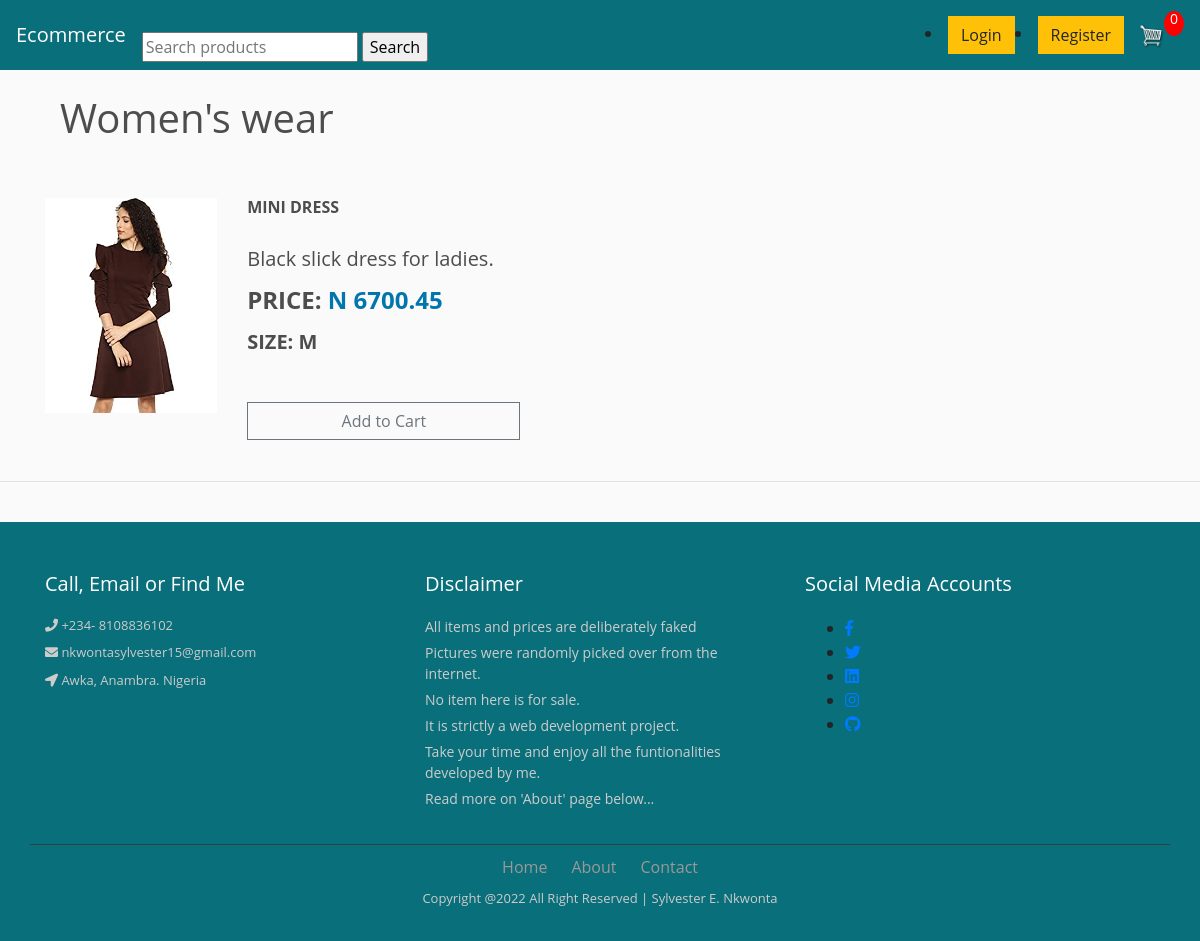
The app's page /category/womens-wear/, older data.
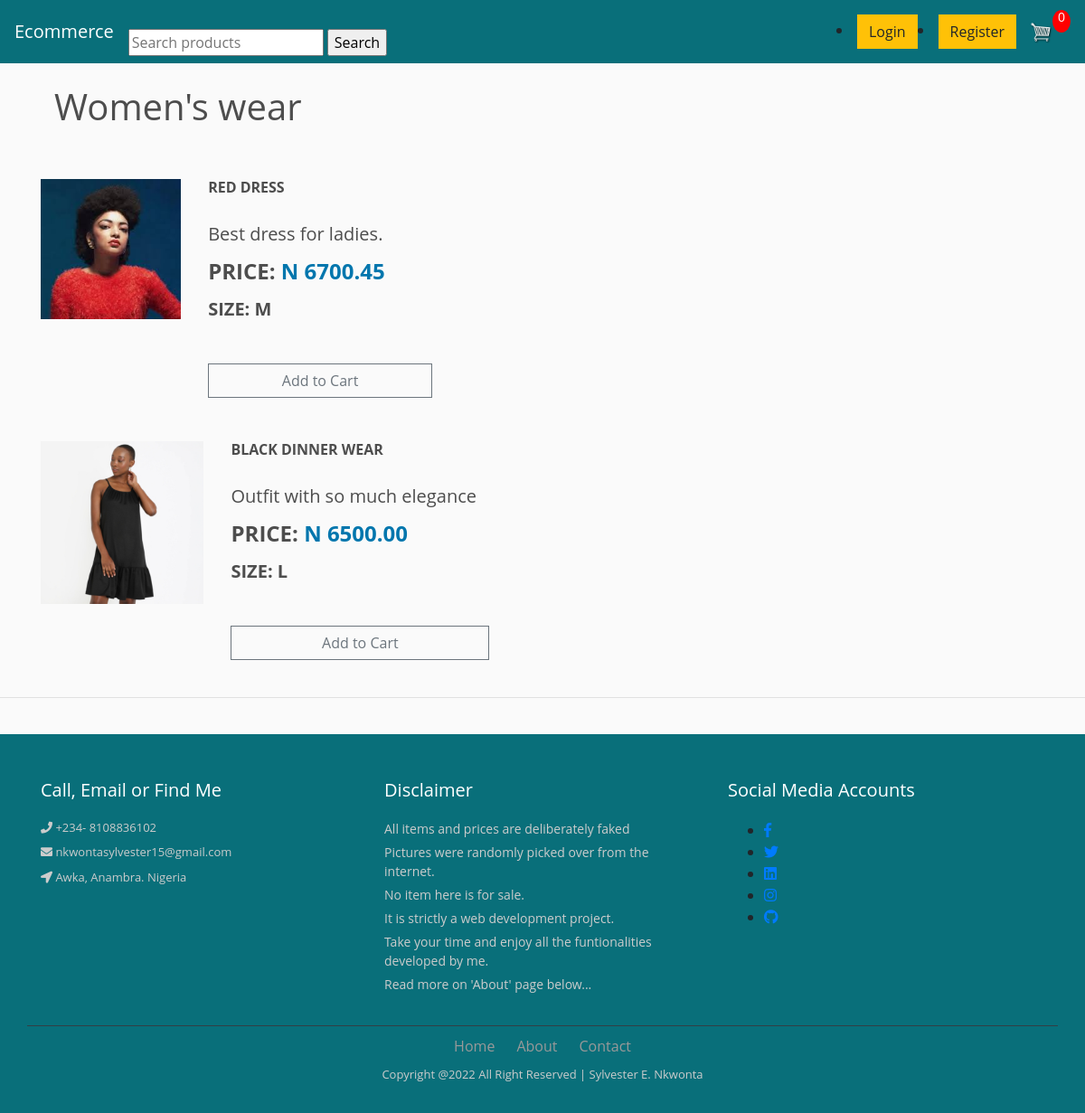
The same page, newer data.
### e_commerce/models.py (models this page shows, shortened)
class Product(models.Model):
    name = models.CharField(max_length=150)
    slug = models.SlugField(max_length=200, unique=True, null=True, blank=True)
    price = models.DecimalField(max_digits=7, decimal_places=2)
    image = models.ImageField(upload_to='product_image', null=True, blank=True)
    digital = models.BooleanField(default=False, null=True, blank=True)
    category = models.ForeignKey(Category, on_delete=models.CASCADE,default=1)
    description = models.CharField(max_length=250, default='', null=True, blank=True)
    size = models.CharField(max_length=200, null=True, blank=True, help_text='Input size of product')
    class Meta:
        ordering = ['name']

### e_commerce/views.py (the view)
# urls.py: path('category/<slug:slug>/', views.category_details, name="category-details"),
def category_details(request, slug):
    data = cartData(request)
    cartItems = data['cartItems']
    cate = get_object_or_404(Category, slug=slug)
    context = {
        'cate': cate,
        'cartItems': cartItems,
    }
    return render(request, 'e_commerce/category_details.html', context)

### e_commerce/utils.py (called while the page is built, shortened)
def cookieCart(request):
        try:
            cart = json.loads(request.COOKIES['cart'])
        except:
            cart = {}
        print('Cart:', cart)
        items = []
        order = {'get_cart_total':0, 'get_cart_items':0, 'shipping': False}
        cartItems = order['get_cart_items']
        return {'cartItems': cartItems, 'order':order, 'items': items}

def cartData(request):
    if request.user.is_authenticated:
        customer = request.user.customer
        order, created = Order.objects.get_or_create(customer=customer, complete=False)
        items = order.orderitem_set.all()
        cartItems = order.get_cart_items
    else:
        cookieData = cookieCart(request)
        cartItems = cookieData['cartItems']
        order = cookieData['order']
        items = cookieData['items']
    return {'cartItems': cartItems, 'order':order, 'items': items}

### e_commerce/templates/e_commerce/category_details.html (shortened to what this page needs)
{% extends 'base.html' %}
{% block body %}
  <br>
  <div class="container">
    {% block title %} <h1>{{ cate.name }}</h1>{% endblock %}
    <div class="row">
        {% if cate.product_set.all %}
        {% for cates in cate.product_set.all %}
        <div class="container-fliud mt-4">
            <div class="wrapper row mt-4">
                <div class="preview col-md-4">
                    <div class="preview-pic tab-content">
                      <div class="tab-pane active"><img src="{{ cates.image.url }}" style="width:300px;height:300px,color:text-light"/></div>
                    </div>
                </div>
                <div class="details col-md-6">
                    <h6 class="product-title"> {{ cates.name }} </h6>
                    <h5 class="product-description">{{cates.description }}</h5>
                    <h4 class="price">price: <span>N {{ cates.price }}</span></h4>
                    <h5 class="sizes">size: {{ cates.size }}</h5>
                      <button data-product={{cates.id}}  data-action="add" class="btn btn-outline-secondary add-btn update-cart">Add to Cart</button>
                </div>
            </div>
        </div>
        {% endfor %}
        {% else %}
        <p>Not woorking </p>
        {% endif %}
    </div>
  </div>
{% endblock body %}

Row changes from the older to the newer data that the page shows:
changed Product: image: a different picture; name "MINI DRESS" → "RED DRESS"; description "Black slick dress for ladies." → "Best dress for ladies."
added Product: image (picture), name "BLACK DINNER WEAR", description "Outfit with so much elegance", price "6500.00", size "L"
